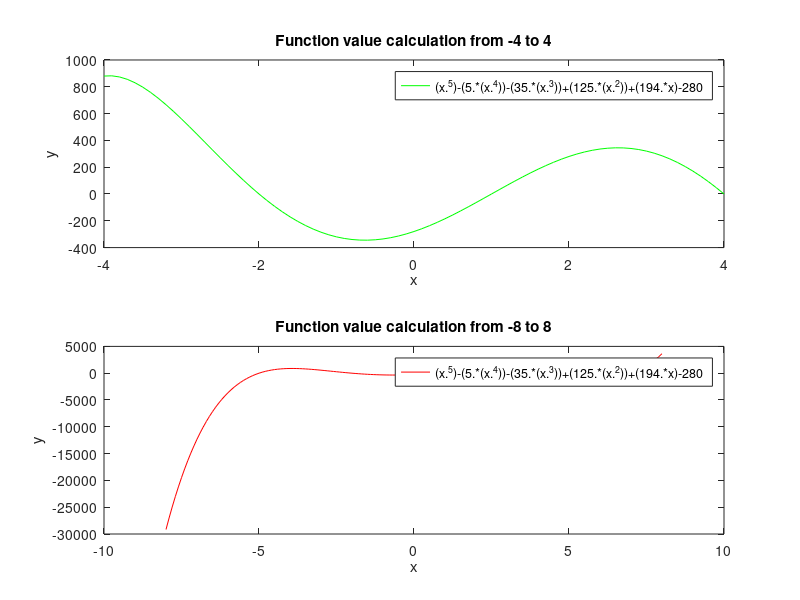

Recreate this plot in MATLAB.
%Function value calculator (1)
%Sirawit Lappisatepun M.4/6 No.29
x=[-4:0.1:4];
y=[-8:0.1:8];
a=(x.^5)-(5.*(x.^4))-(35.*(x.^3))+(125.*(x.^2))+(194.*x)-280;
b=(y.^5)-(5.*(y.^4))-(35.*(y.^3))+(125.*(y.^2))+(194.*y)-280;
subplot(2,1,1)
plot(x,a,'g')
xlabel('x')
ylabel('y')
title('Function value calculation from -4 to 4')
legend('(x.^5)-(5.*(x.^4))-(35.*(x.^3))+(125.*(x.^2))+(194.*x)-280')
subplot(2,1,2)
plot(y,b,'r')
xlabel('x')
ylabel('y')
title('Function value calculation from -8 to 8')
legend('(x.^5)-(5.*(x.^4))-(35.*(x.^3))+(125.*(x.^2))+(194.*x)-280')